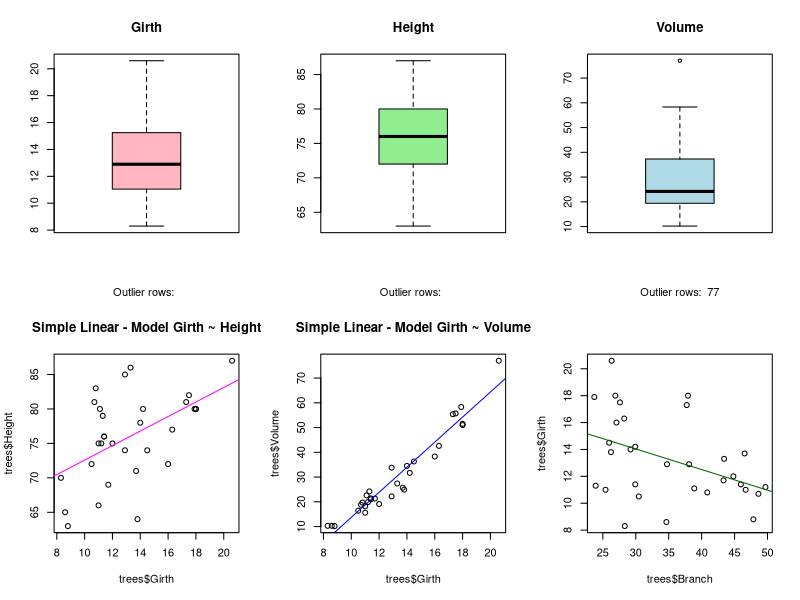
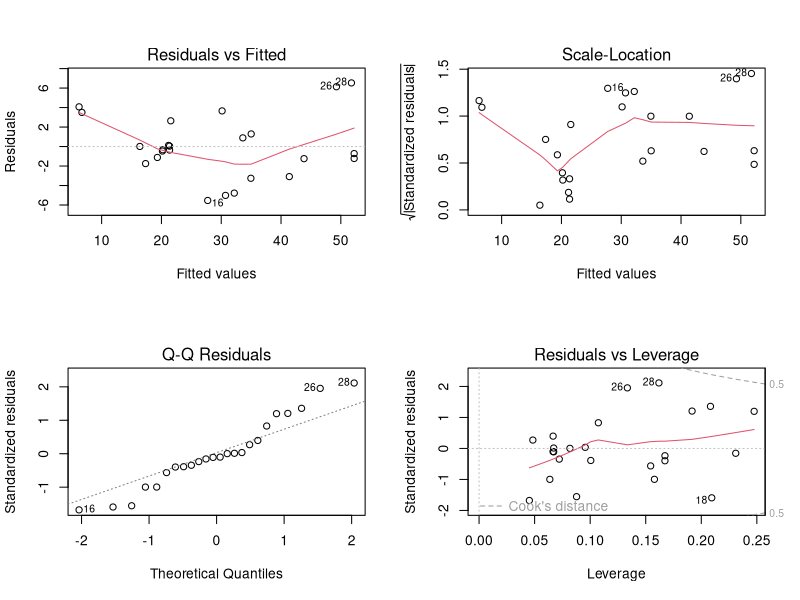
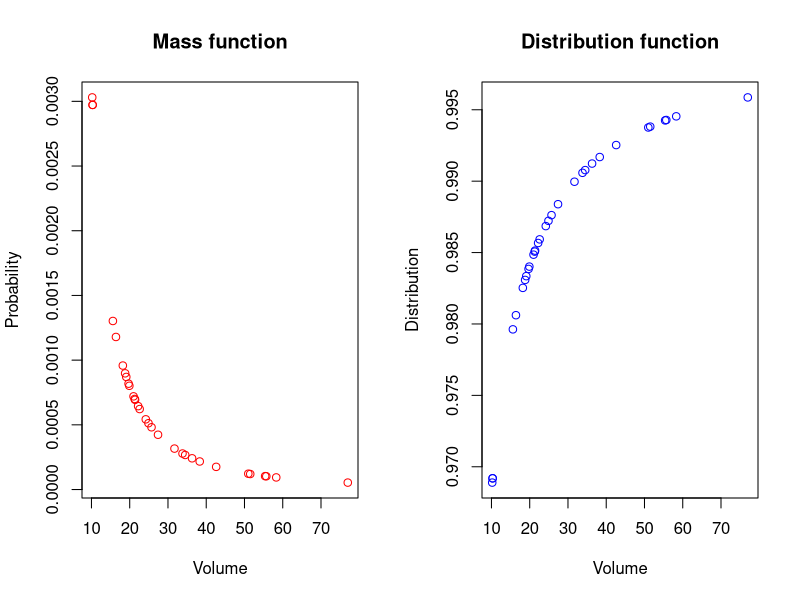

The R script that drew these images, in order:

# trees contine 31 de randuri si 3 coloane, respectiv pentru grosime, inaltime si volum

# Extragem datele in alte variabile pentru lucru
vectGirth <- c(trees$Girth)
vectHeight <- c(trees$Height)
vectVolume <- c(trees$Volume)

# Exercitiul 1
# Calculam urmatoarele:

# ---- media ----
meanGirth <- mean(vectGirth)
meanHeight <- mean(vectHeight)
meanVolume <- mean(vectVolume)

# ---- varianta ----
varGirth <- var(vectGirth)
varHeight <- var(vectHeight)
varVolume <- var(vectVolume)

# ---- quartile Q1, Q2, Q3 ----
# Q1( "lower quartile") - imparte cele mai mici 25% de celelalte 75%
# Q2( "median") - imparte dataset-ul in jumatate
# Q3( "upper quartile") - imparte cele mai mari 25% de celelalte 75%
# Sortam valorile pentru a face quartilele.

sortedG <- sort(vectGirth)
sortedH <- sort(vectHeight)
sortedV <- sort(vectVolume)

Q1girth <- quantile(sortedG, 1/4)
Q1height <- quantile(sortedH, 1/4)
Q1volume <- quantile(sortedV, 1/4)

Q2girth <- quantile(sortedG, 1/2)
Q2height <- quantile(sortedH, 1/2)
Q2volume <- quantile(sortedV, 1/2)

Q3girth <- quantile(sortedG, 3/4)
Q3height <- quantile(sortedH, 3/4)
Q3volume <- quantile(sortedV, 3/4)

# ---- boxplot ----

par(mfrow = c(2, 3))

boxplot(vectGirth, main = "Girth", col = (c("lightpink")), notch = FALSE, sub = paste("Outlier rows: ", boxplot.stats(vectGirth)$out))
boxplot(vectHeight, main = "Height", col = (c("lightgreen")), notch = FALSE, sub = paste("Outlier rows: ", boxplot.stats(vectHeight)$out))
boxplot(vectVolume, main = "Volume", col = (c("lightblue")), notch = FALSE, sub = paste("Outlier rows: ", boxplot.stats(vectVolume)$out))


# Exercitiul 2
# modele de regresie: simpla si multipla

# ---- simpla ----

# diametru si inaltime
set.seed(100) 
trainingRowIndex <- sample(1:nrow(trees), 0.8*nrow(trees))  # row indices for training data
trainingData <- trees[trainingRowIndex, ]  # model training data
testData  <- trees[-trainingRowIndex, ]   # test data

lmMod <- lm(Girth ~ Height, data=trainingData)  # build the model
GirthPred <- predict(lmMod, testData)  # predict Heightance
summary (lmMod) 
actuals_preds <- data.frame(cbind(actuals=testData$Girth, predicteds=GirthPred))  # make actuals_predicteds dataframe.
correlation_accuracy <- cor(actuals_preds)  # 0.5359649
plot(trees$Girth, trees$Height, main = "Simple Linear - Model Girth ~ Height")
b1 <- sum((trees$Girth-mean(trees$Girth))*(trees$Height-mean(trees$Height)))/sum((trees$Girth - mean(trees$Girth))^2)
a1 <- mean(trees$Height)-b1*mean(trees$Girth)
abline(a1, b1, col = "magenta")


# diametru si volum
set.seed(100) 
trainingRowIndex2 <- sample(1:nrow(trees), 0.8*nrow(trees))  # row indices for training data
trainingData2 <- trees[trainingRowIndex2, ]  # model training data
testData2  <- trees[-trainingRowIndex2, ]   # test data

lmMod2 <- lm(Girth ~ Volume, data=trainingData2)  # build the model
GirthPred2 <- predict(lmMod2, testData2)  # predict Heightance
summary (lmMod2) 
actuals_predss <- data.frame(cbind(actuals=testData2$Girth, predicteds=GirthPred2))  # make actuals_predicteds dataframe.
correlation_accuracy2 <- cor(actuals_predss)  # 0.9718764
plot(trees$Girth, trees$Volume, main = "Simple Linear - Model Girth ~ Volume")
b2 <- sum((trees$Girth-mean(trees$Girth))*(trees$Volume-mean(trees$Volume)))/sum((trees$Girth - mean(trees$Girth))^2)
a2 <- mean(trees$Volume)-b2*mean(trees$Girth)
abline(a2, b2, col = "blue")

# ---- Variabila noua pentru acest set de date ----
trees$Branches = runif(31, 20, 50)
print(trees)

# Regresie simpla cu noua variabila
lmModNou <- lm(trees$Girth ~ trees$Branch, data = trees)
plot(trees$Girth ~ trees$Branch)
abline(lmModNou, col = "darkgreen")
summary(lmModNou)


# ---- multipla ----

# volum in functie de inaltime si diametru
set.seed(100) 
trainingRowIndexM <- sample(1:nrow(trees), 0.8*nrow(trees))  # row indices for training data
trainingDataM <- trees[trainingRowIndexM, ]  # model training data
testDataM  <- trees[-trainingRowIndexM, ]  # test data

multipleLinearMod <- lm(Volume ~ Height + Girth, data = trainingDataM)
print(multipleLinearMod)
summary(multipleLinearMod)
layout(matrix(c(1, 2, 3, 4), 2, 2))  # 4 graphs/page
plot(multipleLinearMod)


# Exercitiul 3
# ---- Repartitie Cauchy ----

# Distributia Cauchy

par(mfrow=c(1,2))

p <- (1/3) # probabilitate aleasa de noi
#size <- length(vectVolume)

#mass function
plot(vectVolume, dcauchy(vectVolume, location = 0, scale=1, p), col="red", main="Mass function", xlab="Volume", ylab="Probability")

#distribution function
plot(vectVolume, pcauchy(vectVolume, location = 0, scale=1, lower.tail = TRUE,  p), col="blue", main="Distribution function", xlab="Volume", ylab="Distribution")

